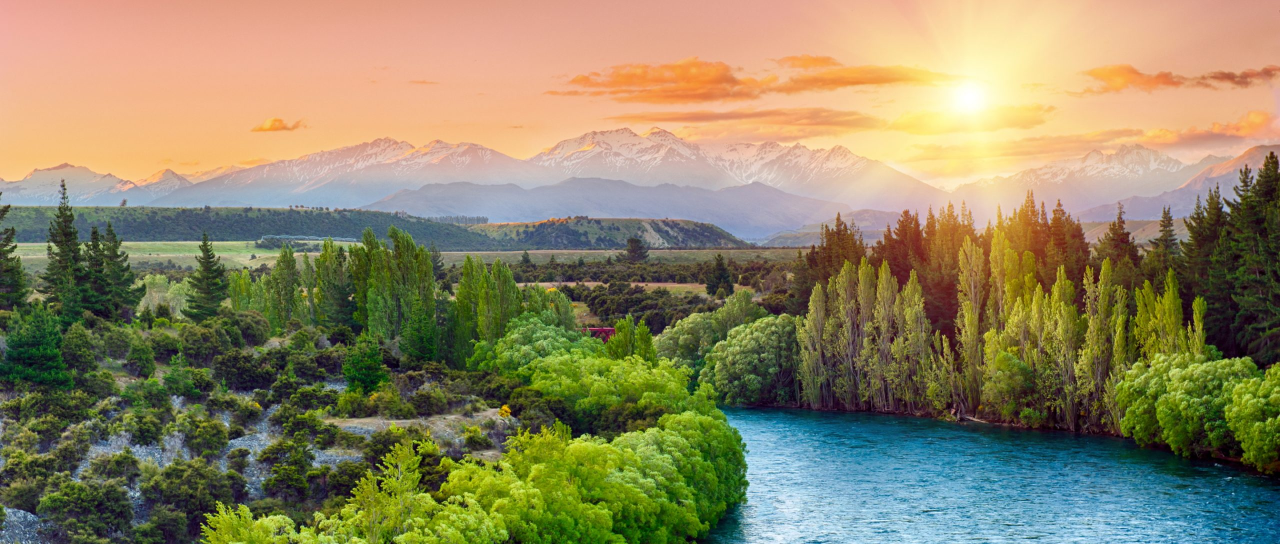
#> input picture example/test.jpg, 2560 x 1088 px (shown at 1/2 size)
$ python -i image_processing.py   (imports and definitions only)
#> lines starting #> are read from the running program, lines starting #| are printed output that depends on the picture
from PIL import Image, ImageDraw, ImageFont

def process_image(image_path, text="Generated Video From an Image", output_path="example/output_image.jpg",
                  grayescale=True, resize=None, rotate_angle=20):
    """
    The process_image function loads the image selected by user and applies
    selected and defined transformations according the user choices

    Input Parameters:
        image_path(str): Path to the image
        text(str): Text (caption) to overlay on the image
        out_put_path(str): Path to save the transformed image
        grayescale(bool): Convert image to grayescale if it is 'True'
        resize(tuple): Resize image to (w, h) if the tuple value is defined
        rotate_angle(float): Rotate image by specified degrees. If >360, it will use reminder of divition by 360

     Return Parameters:
        str: Path of the transformed image

    Refrences:
        https://pillow.readthedocs.io/en/stable/index.html
    """
#> called with image_path = '../example/test.jpg', text = 'Generated Video From an Image', output_path = 'example/output_image.jpg', grayescale = True, rotate_angle = 20

    image = Image.open(image_path)
#> image is the input picture: PIL image 2560x1088 RGB; mean R, G, B 141.7, 133.2, 99.8

    if grayescale:
        try:
            image=image.convert("L")
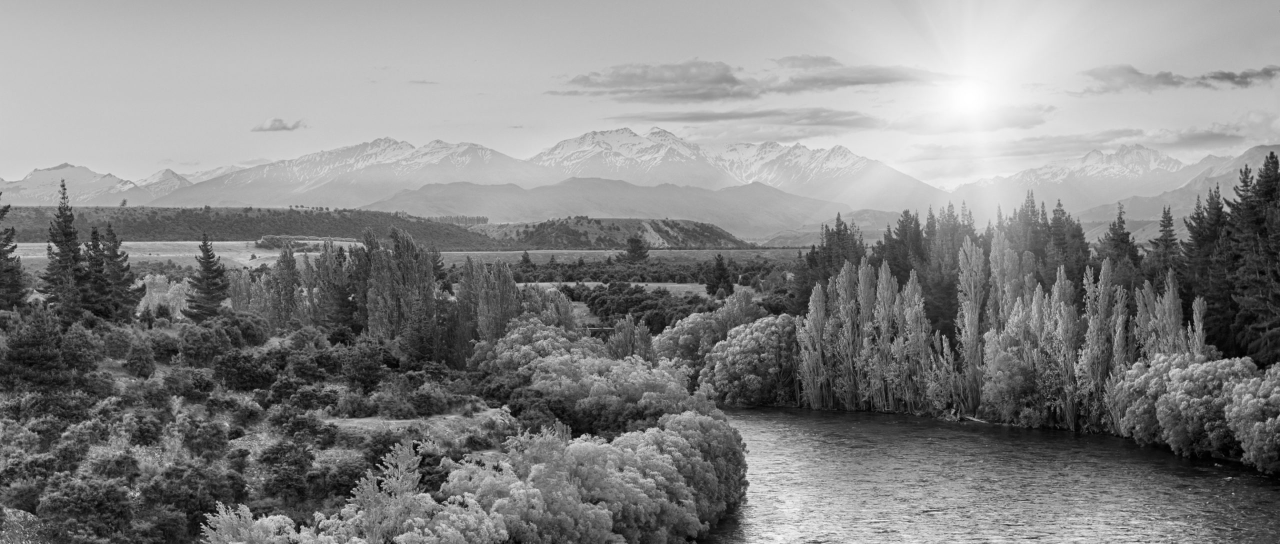
#> image: PIL image 2560x1088 L (shown at 1/2 size); min 0, max 255, mean 131.9
        except OSError:
            print("Image can't be transformed to grayscale")

    if resize:
        image=image.resize(resize)

    if isinstance(rotate_angle, (int, float)):
        rotate_angle %=360
        if rotate_angle !=0:
            try:
                image = image.rotate(rotate_angle, expand=True)
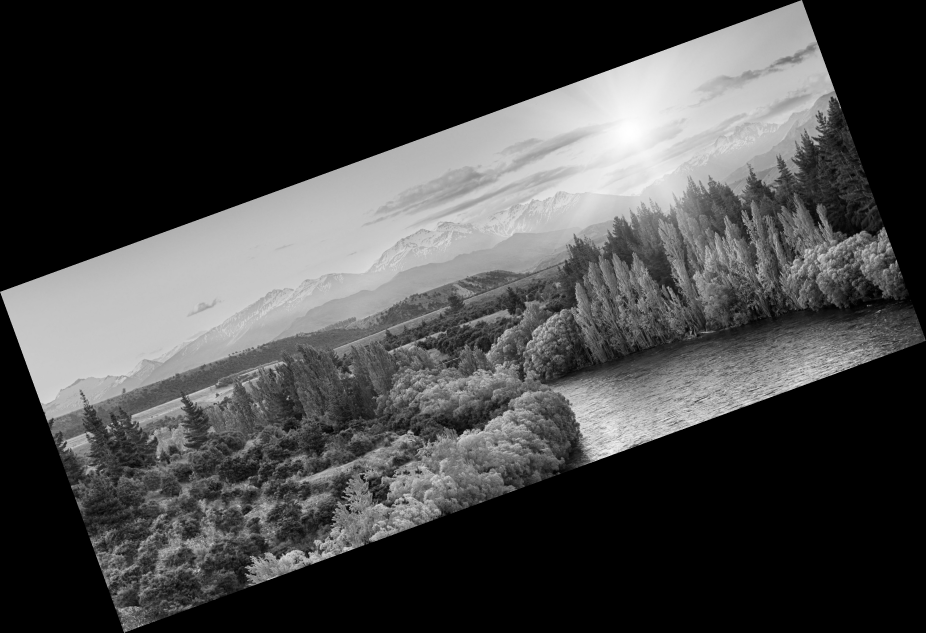
#> image: PIL image 2778x1898 L (shown at 1/3 size); min 0, max 255, mean 69.7
            except Exception as err:
                print(f"Error for rotating the image: {e}")
    else:
        print("Error: rotate angle must be a number")

    draw = ImageDraw.Draw(image)
    font_size, font_path = 80, "C:/Windows/Fonts/times.ttf"
    font = ImageFont.truetype(font_path, font_size)
    text_position = (image.width/2, image.height/2)
#> text_position = (1389, 949)
    draw.text(text_position, text, fill="white", font=font)

    image.save(output_path)
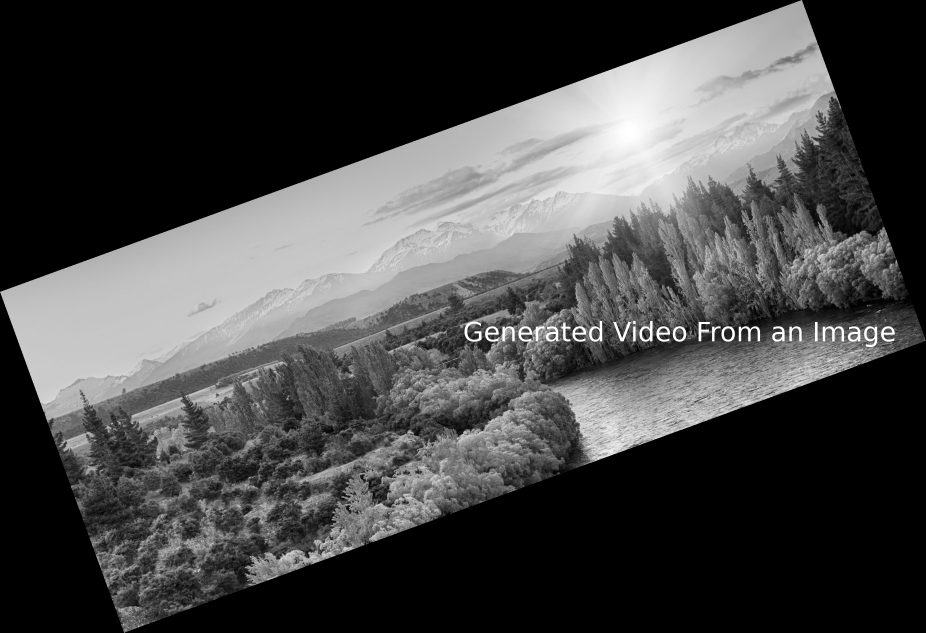
#> saved as output_image.jpg: PIL image 2778x1898 L (shown at 1/3 size); min 0, max 255, mean 70.4
    return output_path

>>> result = process_image('../example/test.jpg')
